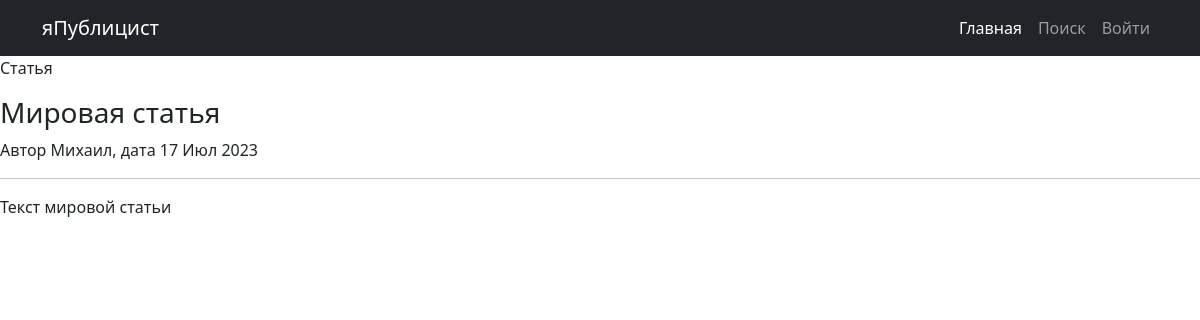
/1/, run on the app's committed database.
### main/models.py (models this page shows, shortened)
class Post(models.Model):
    author = models.ForeignKey(Author, on_delete=models.CASCADE)
    post_category = models.CharField(max_length=7, choices=POST_CATEGORY_CHOICES)
    date = models.DateTimeField(auto_now_add=True)
    category = models.ManyToManyField(Category, through='PostCategory')
    headline = models.CharField(max_length=255)
    text = models.TextField()
    rating = models.IntegerField(default=0)
    class Meta:
        verbose_name = 'Пост'
        verbose_name_plural = 'Посты'

class Author(models.Model):
    rating = models.IntegerField(default=0)
    user = models.OneToOneField(User, on_delete=models.CASCADE)
    name = models.CharField(max_length=100)
    class Meta:
        verbose_name = 'Автор'
        verbose_name_plural = 'Авторы'

### main/views.py (the view)
# urls.py: path('<int:pk>/', PostDetail.as_view(), name='post_detail'),
class PostDetail(DetailView):
    model = Post
    template_name = 'post.html'
    context_object_name = 'post'

### main/templatetags/custom_filters.py (called while the page is built)
@register.filter()
def apply_censor(text):
    bad_words = ['bad_word', ]
    res = ''
    for word in text.split():
        if word.strip('.,;:-?!()').lower() in bad_words:
            bad_word = word.strip('.,;:-?!()').lower()
            for l in word.lower():
                if l != bad_word[0]:
                    res += l
                else:
                    break
            temp = ''
            for l in word.lower()[-1]:
                if l != bad_word[-1]:
                    temp += l
                else:
                    break
            res += '*' + temp
        else:
            res += word + ' '
    return res

### templates/post.html
{% extends 'default.html' %}
{% load custom_filters %}
{% block title %}
<p>{{ post.post_category }}</p>
{% endblock title %}
{% block content %}
<h3>{{ post.headline|apply_censor }}</h3>
Автор {{ post.author.user }}, дата {{ post.date|date:'d M Y' }} <hr>
{{ post.text|apply_censor }}
{% endblock content %}

### data on the page
Post: post_category "Статья", headline|apply_censor "Мировая статья", author.user "Михаил", date "17 Июл 2023", text|apply_censor "Текст мировой статьи"
